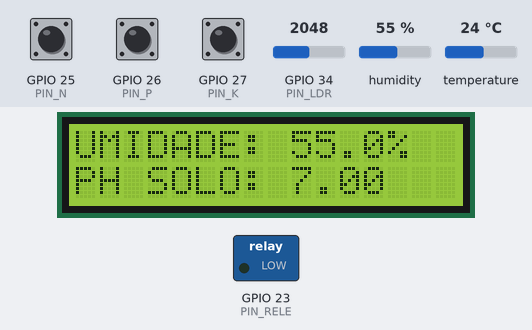
The sketch below on a simulated ESP32. Parts: 16×2 character LCD, switched loads named in the sketch (green lamp = pin HIGH). The test bench sets the inputs (shaded band); at power-on: GPIO 34 (PIN_LDR) = 2048, temperature 24 °C, GPIO 25 (PIN_N) HIGH, GPIO 26 (PIN_P) HIGH, GPIO 27 (PIN_K) HIGH, humidity 55 % (analog values on the 0–4095 scale). What the sketch prints to the serial monitor is not drawn.

Above: at 2.2 s.
At 5.7 s:
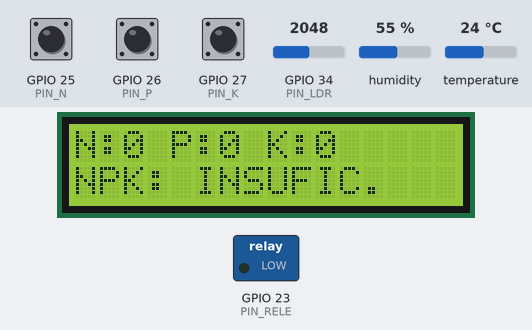
5.8 s: GPIO 34 (PIN_LDR) set to 2866
11.7 s: GPIO 34 (PIN_LDR) set to 2047
At 14.8 s:
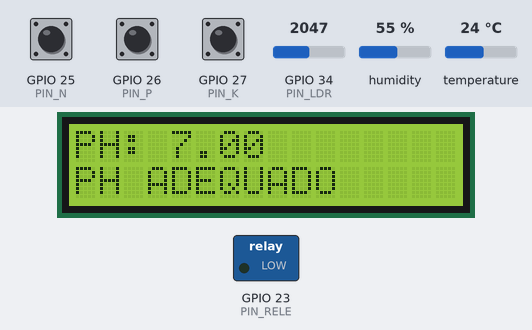
17.6 s: temperature set to 12 °C
23.5 s: GPIO 34 (PIN_LDR) set to 1649
At 29.3 s:
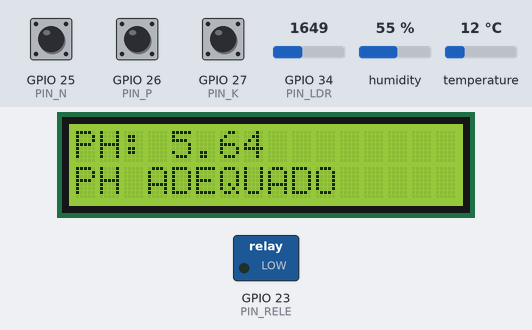
29.4 s: GPIO 34 (PIN_LDR) set to 1582
At 33.5 s:
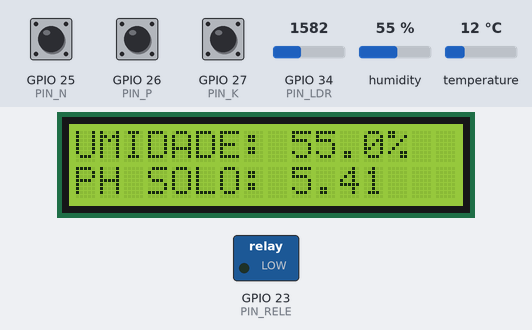
35.3 s: temperature set to 19 °C
At 41.5 s:
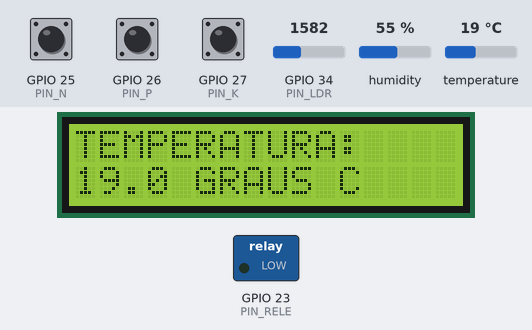
Timing chart, 0 to 43.0 s (numbered marks = the images above; inputs shaded):
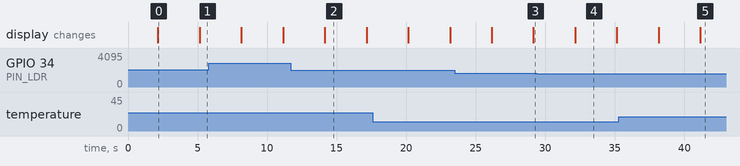

Measured:
- the behaviour switches between 1609 and 1608 on GPIO 34 (PIN_LDR) (found by bisection; images 3 and 4)
- after the input at 11.7 s, the display: changes after 2.5 s (image 2)
- what the display in image 0 shows lasts 3.1 s, from 2.1 s to 5.2 s

The sketch:

sketch.ino
```cpp
#include <Arduino.h>
#include <Wire.h>
#include <DHTesp.h>
#include <LiquidCrystal_I2C.h>

// FarmTech Solutions / FIAP - Projeto 2
// Tres botoes com memoria de estado: clique alterna 0/1.
const uint8_t PIN_DHT = 15, PIN_LDR = 34;
const uint8_t PIN_N = 25, PIN_P = 26, PIN_K = 27, PIN_RELE = 23;
const uint8_t PINOS_BOTOES[3] = {PIN_N, PIN_P, PIN_K};
const float UMIDADE_LIGA = 45.0f, UMIDADE_DESLIGA = 60.0f;
const float PH_MIN = 5.5f, PH_MAX = 7.5f;
const unsigned long DEBOUNCE_MS = 45;

DHTesp dht;
LiquidCrystal_I2C lcd(0x27, 16, 2);
bool npk[3] = {false, false, false};
bool leituraAnterior[3] = {HIGH, HIGH, HIGH};
bool leituraEstavel[3] = {HIGH, HIGH, HIGH};
unsigned long ultimaMudanca[3] = {0, 0, 0};
bool irrigando = false, sensorOK = false, nutrientesOK = false, phOK = false;
float umidade = 0, temperatura = 0, ph = 0;
int leituraLDR = 0;
unsigned long ultimaLeitura = 0, ultimaTela = 0;
uint8_t telaAtual = 0;

void lerBotoes() {
  unsigned long agora = millis();
  for (int i = 0; i < 3; i++) {
    bool leitura = digitalRead(PINOS_BOTOES[i]);
    if (leitura != leituraAnterior[i]) ultimaMudanca[i] = agora;
    if (agora - ultimaMudanca[i] >= DEBOUNCE_MS && leitura != leituraEstavel[i]) {
      leituraEstavel[i] = leitura;
      if (leitura == LOW) npk[i] = !npk[i];
    }
    leituraAnterior[i] = leitura;
  }
}

void lerSensoresEControlar() {
  TempAndHumidity dados = dht.getTempAndHumidity();
  sensorOK = !isnan(dados.humidity);
  if (!sensorOK) {
    irrigando = false;
    digitalWrite(PIN_RELE, LOW);
    Serial.println("ERRO DHT22 - RELE DESLIGADO");
    return;
  }
  umidade = dados.humidity;
  temperatura = dados.temperature;
  leituraLDR = analogRead(PIN_LDR);
  ph = 14.0f * leituraLDR / 4095.0f;
  nutrientesOK = (int)npk[0] + (int)npk[1] + (int)npk[2] >= 2;
  phOK = ph >= PH_MIN && ph <= PH_MAX;
  if (!nutrientesOK || !phOK) irrigando = false;
  else if (!irrigando && umidade < UMIDADE_LIGA) irrigando = true;
  else if (irrigando && umidade >= UMIDADE_DESLIGA) irrigando = false;
  digitalWrite(PIN_RELE, irrigando ? HIGH : LOW);
  Serial.printf("U=%.1f%% T=%.1fC N=%d P=%d K=%d LDR=%d pH=%.2f NPK_OK=%d PH_OK=%d BOMBA=%s\n",
                umidade, temperatura, npk[0], npk[1], npk[2], leituraLDR,
                ph, nutrientesOK, phOK, irrigando ? "LIGADA" : "DESLIGADA");
}

void atualizarLCD() {
  lcd.clear();
  if (!sensorOK) {
    lcd.setCursor(0, 0); lcd.print("ERRO SENSOR DHT");
    lcd.setCursor(0, 1); lcd.print("BOMBA DESLIGADA");
    return;
  }
  switch (telaAtual) {
    case 0:
      lcd.setCursor(0, 0); lcd.print("UMIDADE: "); lcd.print(umidade, 1); lcd.print("%");
      lcd.setCursor(0, 1); lcd.print("PH SOLO: "); lcd.print(ph, 2);
      break;
    case 1:
      lcd.setCursor(0, 0);
      lcd.print("N:"); lcd.print((int)npk[0]);
      lcd.print(" P:"); lcd.print((int)npk[1]);
      lcd.print(" K:"); lcd.print((int)npk[2]);
      lcd.setCursor(0, 1); lcd.print(nutrientesOK ? "NPK: ADEQUADO" : "NPK: INSUFIC.");
      break;
    case 2:
      lcd.setCursor(0, 0); lcd.print("IRRIGACAO:");
      lcd.setCursor(0, 1); lcd.print(irrigando ? "BOMBA LIGADA" : "BOMBA DESLIGADA");
      break;
    case 3:
      lcd.setCursor(0, 0); lcd.print("TEMPERATURA:");
      lcd.setCursor(0, 1); lcd.print(temperatura, 1); lcd.print(" GRAUS C");
      break;
    case 4:
      lcd.setCursor(0, 0); lcd.print("PH: "); lcd.print(ph, 2);
      lcd.setCursor(0, 1); lcd.print(phOK ? "PH ADEQUADO" : "PH INADEQUADO");
      break;
  }
  telaAtual = (telaAtual + 1) % 5;
}

void setup() {
  Serial.begin(115200);
  for (int i = 0; i < 3; i++) {
    pinMode(PINOS_BOTOES[i], INPUT_PULLUP);
    leituraAnterior[i] = digitalRead(PINOS_BOTOES[i]);
    leituraEstavel[i] = leituraAnterior[i];
  }
  pinMode(PIN_RELE, OUTPUT);
  digitalWrite(PIN_RELE, LOW);
  analogReadResolution(12);
  dht.setup(PIN_DHT, DHTesp::DHT22);
  Wire.begin(21, 22);
  lcd.init(); lcd.backlight();
  lcd.setCursor(0, 0); lcd.print("FARMTECH - FIAP");
  lcd.setCursor(0, 1); lcd.print("Iniciando...");
  delay(2000);
  lerSensoresEControlar();
  atualizarLCD();
  ultimaLeitura = millis();
  ultimaTela = millis();
}

void loop() {
  // Os botoes sao lidos a cada iteracao; nao dependem do intervalo do DHT22.
  lerBotoes();
  unsigned long agora = millis();
  if (agora - ultimaLeitura >= 2000) {
    ultimaLeitura = agora;
    lerSensoresEControlar();
  }
  if (agora - ultimaTela >= 3000) {
    ultimaTela = agora;
    atualizarLCD();
  }
}
```
